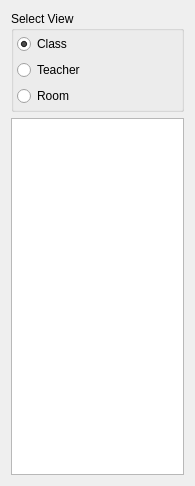
<?xml version="1.0" encoding="UTF-8"?>
<ui version="4.0">
 <class>TtViewSelector</class>
 <widget class="QWidget" name="TtViewSelector">
  <property name="geometry">
   <rect>
    <x>0</x>
    <y>0</y>
    <width>195</width>
    <height>486</height>
   </rect>
  </property>
  <property name="windowTitle">
   <string>Form</string>
  </property>
  <layout class="QVBoxLayout" name="verticalLayout">
   <item>
    <widget class="QGroupBox" name="groupBox">
     <property name="title">
      <string>Select View</string>
     </property>
     <layout class="QVBoxLayout" name="verticalLayout_5">
      <property name="leftMargin">
       <number>3</number>
      </property>
      <property name="topMargin">
       <number>3</number>
      </property>
      <property name="rightMargin">
       <number>3</number>
      </property>
      <property name="bottomMargin">
       <number>3</number>
      </property>
      <item>
       <widget class="QRadioButton" name="rb_view_class">
        <property name="text">
         <string>Class</string>
        </property>
        <property name="checked">
         <bool>true</bool>
        </property>
       </widget>
      </item>
      <item>
       <widget class="QRadioButton" name="rb_view_teacher">
        <property name="text">
         <string>Teacher</string>
        </property>
       </widget>
      </item>
      <item>
       <widget class="QRadioButton" name="rb_view_room">
        <property name="text">
         <string>Room</string>
        </property>
       </widget>
      </item>
     </layout>
    </widget>
   </item>
   <item>
    <widget class="QTreeWidget" name="view_choice_list">
     <property name="sizePolicy">
      <sizepolicy hsizetype="Ignored" vsizetype="Expanding">
       <horstretch>0</horstretch>
       <verstretch>0</verstretch>
      </sizepolicy>
     </property>
     <property name="editTriggers">
      <set>QAbstractItemView::EditTrigger::NoEditTriggers</set>
     </property>
     <property name="rootIsDecorated">
      <bool>false</bool>
     </property>
     <property name="uniformRowHeights">
      <bool>true</bool>
     </property>
     <attribute name="headerVisible">
      <bool>false</bool>
     </attribute>
     <column>
      <property name="text">
       <string notr="true">1</string>
      </property>
     </column>
    </widget>
   </item>
  </layout>
 </widget>
 <resources/>
 <connections/>
</ui>
